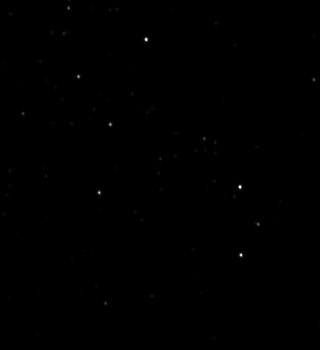
#> input picture m67v.png, 320 x 350 px
$ python Interactive_Matplotlib.py   (older library calls are emulated)
#> lines starting #> are read from the running program, lines starting #| are printed output that depends on the picture

# coding: utf-8

# In[1]:

import matplotlib
import matplotlib.pyplot as plt
from matplotlib import gridspec
import numpy as np
from scipy import misc

# In[2]:


f = misc.imread('m67v.png')
#> f is the input picture: shape (350, 320) uint16; min 9, max 16252, mean 34.2
X = 146
Y = 40
target=(Y,X)
subf = f[target[0]-15:target[0]+15,target[1]-15:target[1]+15]
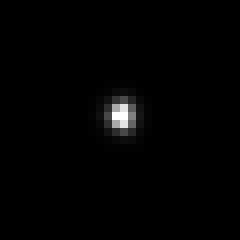
#> subf: shape (30, 30) uint16 (shown 8 times larger); min 9, max 16252, mean 201; drawn with min black and max white
h,w = subf.shape
#> h = 30; w = 30


# In[3]:


def onclick(event):
    target=(int(event.ydata),int(event.xdata))
    subf = f[target[0]-15:target[0]+15,target[1]-15:target[1]+15]
    ax.imshow(subf, cmap='gray')
    ax2.cla()
    ax2.plot(subf[:,15],np.arange(h,0,-1))
    ax3.cla()
    ax3.plot(subf[15,:])
    ax4.cla()
    ax4.imshow(f, cmap='gray')
    ax4.axvline(target[1], color='red')
    ax4.axhline(target[0], color='red')
    fig.canvas.draw()


# In[5]:
# matplotlib.rcParams["figure.facecolor"]='0.1'
# matplotlib.rcParams["figure.edgecolor"]='0.9'

fig = plt.figure(figsize=(10,10))
gs = gridspec.GridSpec(2, 2, width_ratios=[3, 1], height_ratios=[3,1])
ax=plt.subplot(gs[0])
plt.imshow(subf, cmap='gray')
ax.axvline(15,color='lightsteelblue')
ax.axhline(15,color='lightsteelblue')
sig = plt.Circle((15,15),5,color='cyan', alpha=0.3)
back = plt.Circle((15,15),10, color='red', fill=False)
ax.add_artist(sig)
ax.add_artist(back)

ax2=plt.subplot(gs[1])
ax2.plot(subf[:,15],np.arange(h,0,-1))
plt.yticks([])

ax3=plt.subplot(gs[2])
ax3.plot(subf[15,:])
plt.gca().invert_yaxis()
plt.xticks([])

ax4=plt.subplot(gs[3])
ax4.imshow(f, cmap='gray')
ax4.axvline(target[1], color='red')
ax4.axhline(target[0], color='red')

plt.tight_layout()

for i in range(1):
    cid = fig.canvas.mpl_connect('button_press_event', onclick)

plt.show()
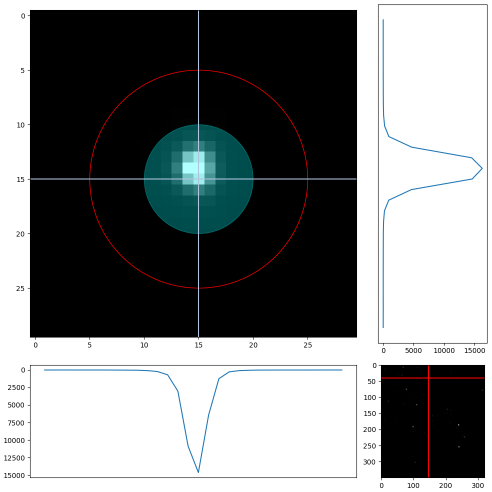
#> figure drawn by matplotlib, 4 panels
